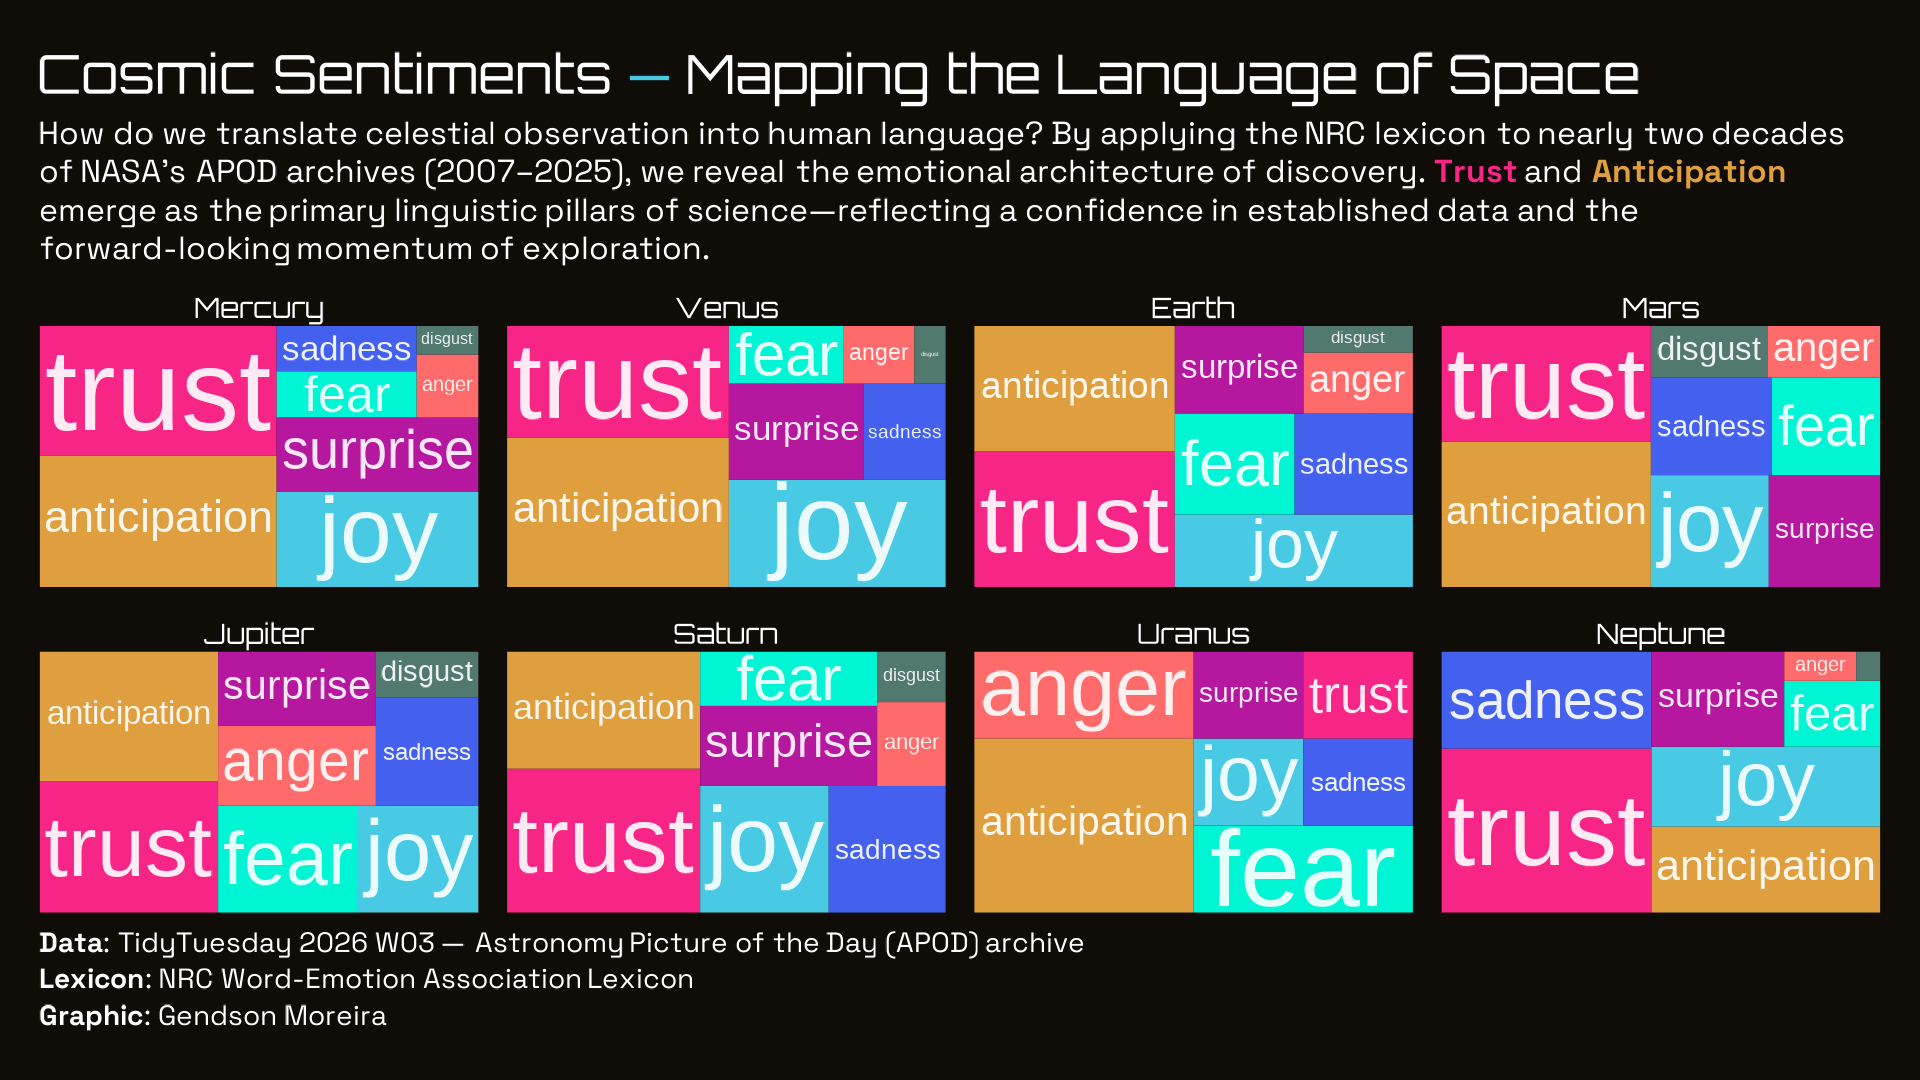

Write R code to recreate this figure.
# Load libraries ---------------------------------------------------------

library(tidyverse)
library(showtext)
library(ggtext)
library(marquee)
library(tidytext)
library(textdata)
library(treemapify)


# Load data --------------------------------------------------------------

apod <- readr::read_csv(
  'https://raw.githubusercontent.com/rfordatascience/tidytuesday/main/data/2026/2026-01-20/apod.csv'
)


# Define stop words ------------------------------------------------------

stop_apod_boilerplate <- tibble(
  word = c(
    "image",
    "images",
    "pictured",
    "shown",
    "shows",
    "showing",
    "photo",
    "photograph",
    "view",
    "views",
    "seen",
    "apod",
    "today",
    "daily"
  )
)

stop_observation_verbs <- tibble(
  word = c(
    "observed",
    "observe",
    "observing",
    "detected",
    "detect",
    "measured",
    "measuring",
    "recorded",
    "recording",
    "captured",
    "capture"
  )
)

stop_scale_terms <- tibble(
  word = c(
    "large",
    "larger",
    "largest",
    "small",
    "smaller",
    "massive",
    "huge",
    "giant",
    "tiny",
    "vast",
    "enormous"
  )
)


stop_time_space <- tibble(
  word = c(
    "near",
    "far",
    "distant",
    "recent",
    "recently",
    "early",
    "earlier",
    "later",
    "first",
    "second",
    "located",
    "location"
  )
)

stop_hedging <- tibble(
  word = c(
    "may",
    "might",
    "could",
    "likely",
    "possibly",
    "suggests",
    "suggested",
    "appears",
    "appeared"
  )
)

stop_media_context <- tibble(
  word = c(
    "telescope",
    "telescopes",
    "camera",
    "instrument",
    "observatory",
    "data",
    "dataset",
    "infrared",
    "optical",
    "xray"
  )
)

astro_stop_words <- bind_rows(
  stop_apod_boilerplate,
  stop_observation_verbs,
  stop_scale_terms,
  stop_time_space,
  stop_hedging,
  stop_media_context
)


# Prepare data -----------------------------------------------------------

apod_tidy <- apod |>
  mutate(planet = case_when(str_detect(string = title, pattern = "Mercury") ~ "Mercury",
                            str_detect(string = title, pattern = "Venus") ~ "Venus",
                            str_detect(string = title, pattern = "Earth") ~ "Earth",
                            str_detect(string = title, pattern = "Mars") ~ "Mars",
                            str_detect(string = title, pattern = "Jupiter") ~ "Jupiter",
                            str_detect(string = title, pattern = "Saturn") ~ "Saturn",
                            str_detect(string = title, pattern = "Uranus") ~ "Uranus",
                            str_detect(string = title, pattern = "Neptune") ~ "Neptune",
                            .default = NA),
         planet = fct(planet, levels = c("Mercury", "Venus", "Earth", "Mars",
                                         "Jupiter", "Saturn", "Uranus", "Neptune"))
         ) |> 
  drop_na(planet) |> 
  select(planet, title, explanation) |>
  unnest_tokens(
    output = word,
    input = explanation,
    token = "words"
  )

apod_clean <- apod_tidy |>
  anti_join(stop_words, by = "word") |>
  anti_join(astro_stop_words, by = "word")

# The top 10 most frequent words were excluded from subsequent sentiment analysis.
apod_tidy |>
  semi_join(astro_stop_words, by = "word") |>
  count(word, sort = TRUE)

nrc <- textdata::lexicon_nrc(dir = tempdir())


apod_nrc <- apod_clean |>
  inner_join(nrc, by = "word")

apod_nrc_planet <- apod_nrc |>
  count(planet, sentiment) |>
  filter(!sentiment %in% c("positive", "negative"))


# Load fonts -------------------------------------------------------------

font_add_google("Space Grotesk")
font_add_google("Orbitron")


# Define colors and fonts ------------------------------------------------


save_width <- 1920
save_height <- 1080

showtext_opts(dpi = 72) 
showtext_auto()


txt_color <- "#ffffff"
bg_color <- "#100C08"

title_font <- "Orbitron"
body_font <- "Space Grotesk"

space_palette <- c(
  anger        = "#FF6B6B",
  anticipation = "#E09F3E",
  disgust      = "#52796F",
  fear         = "#00F5D4",
  joy          = "#48CAE4",
  sadness      = "#4361EE",
  surprise     = "#B5179E",
  trust        = "#F72585"
)

# Set theme --------------------------------------------------------------



t <- theme_minimal(base_family = body_font) + 
  theme(

    # Plot

    plot.margin = margin(t = 50, r = 40, b = 50, l = 40, unit = "pt"), 
    plot.title = element_textbox_simple(
      family = title_font,
      size = 54,
      color = txt_color,
      margin = margin(t = 5, b = 15)
    ),

    plot.subtitle = element_textbox_simple(
      size = 32,
      color = txt_color,
      lineheight = 1.2,
      margin = margin(b = 25)
    ),

    plot.caption = element_textbox_simple(
      color = txt_color,
      size = 28,
      lineheight = 1.3,
      margin = margin(t = 20)
    ),

    # Axis
    axis.title.x = element_blank(),
    axis.title.y = element_blank(),
    axis.text.y = element_blank(),

    # Panel
    panel.grid = element_blank(),
    plot.background = element_rect(fill = bg_color),

    # Legend
    legend.position = "none",

    # Facet
    strip.text = element_text(family = title_font, size = 28, color = txt_color),
    strip.background = element_rect(fill = bg_color, color = NA),
    panel.spacing = unit(2, "lines")
)

ggplot2::set_theme(t)


# Define chart texts -----------------------------------------------------

title_txt <- "Cosmic Sentiments <span style='color:#48CAE4;'>&mdash;</span> Mapping the Language of Space"

st_txt <- "How do we translate celestial observation into human language? By applying the NRC lexicon to nearly two decades of NASA's APOD archives (2007–2025), we reveal the emotional architecture of discovery. <span style='color:#F72585;'>**Trust**</span> and <span style='color:#E09F3E;'>**Anticipation**</span> emerge as the primary linguistic pillars of science—reflecting a confidence in established data and the forward-looking momentum of exploration."

caption_txt <- "
**Data**: TidyTuesday 2026 W03 &mdash; Astronomy Picture of the Day (APOD) archive
<br>
**Lexicon**: NRC Word-Emotion Association Lexicon
<br>
**Graphic**: Gendson Moreira
"


# Build chart ------------------------------------------------------------


p <- ggplot(apod_nrc_planet,
       aes(
         area = n,
         fill = sentiment,
         label = sentiment
       )) +
  geom_treemap(colour = NA) +
  geom_treemap_text(
    colour = txt_color,
    place = "centre",
    grow = TRUE,
    alpha = 0.9,
    padding.x = unit(2, "mm"),
    padding.y = unit(2, "mm")
  ) +
  facet_wrap(~ planet, scales = "free", ncol = 4) +
  scale_fill_manual(values = space_palette) +
  labs(
    title = title_txt,
    subtitle = st_txt,
    caption = caption_txt
  )
p


# Define filenames -------------------------------------------------------

tuesday <- "2026-01-20"
tuesyear <- stringr::str_extract(
  tuesday,
  pattern = stringr::regex("\\d{4}(?=-)")
)
tuesday_file <- stringr::str_remove_all(tuesday, pattern = stringr::regex("-"))
tuespng <- stringr::str_c(tuesday_file, ".png")
plt_file_name <- stringr::str_c(tuesyear, tuesday, tuespng, sep = "/")


# Save chart -------------------------------------------------------------

ggsave(
  filename = plt_file_name,
  plot = p,
  device = "png",
  width = save_width,
  height = save_height,
  units = "px",
  dpi = 72
)
